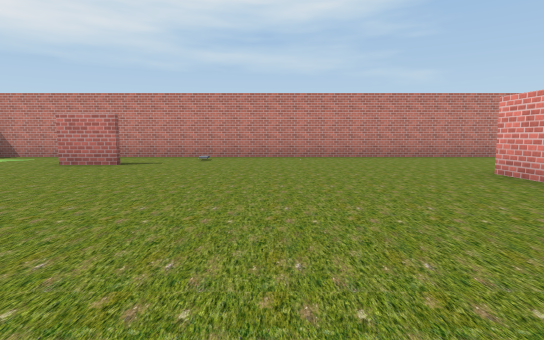
View 1 (above)

23 first-person views from a walk through a 3-D level made in the Unity game engine. The camera is 1.2 m above the floor, tilts 6° down and sees 80° across. The floor is counted in squares, 2.4 m on a side. Each view is taken from the middle of a square. On the plan, view 1 faces up. The plan holds only what a view shows up to about 9 squares ahead; the rest is blank. The player is left out. Some surface patterns are stand-ins.

View 2
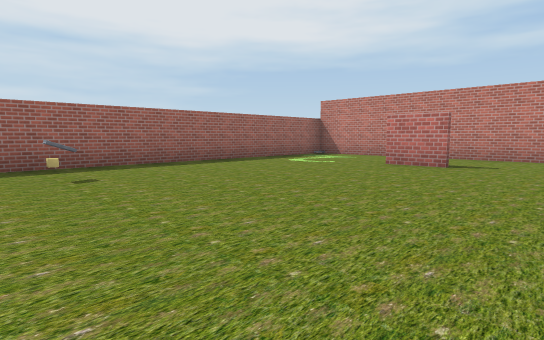

View 3
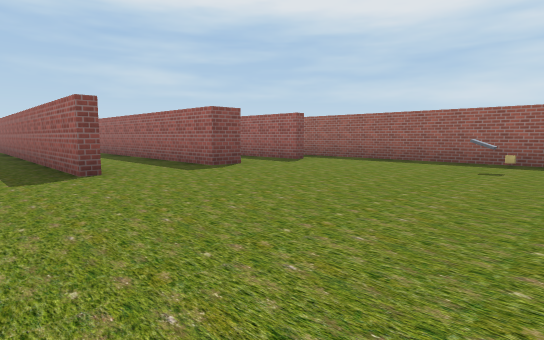

View 4
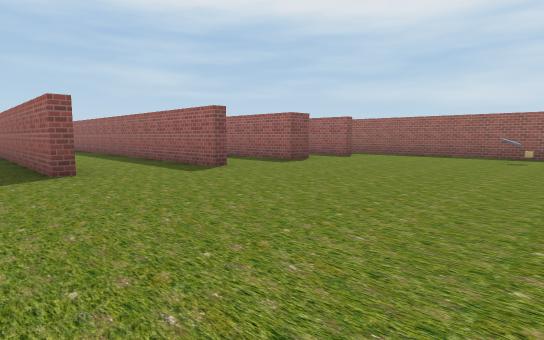

View 5
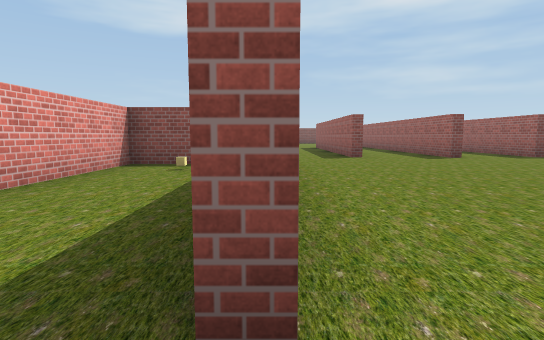

View 6
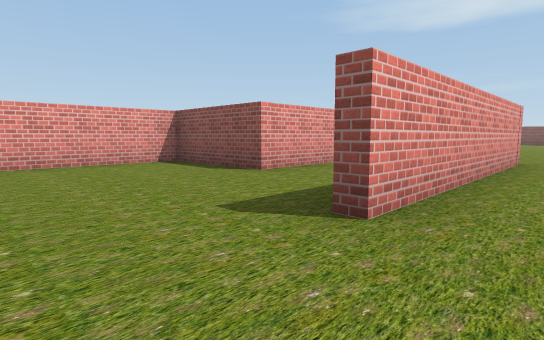

View 7
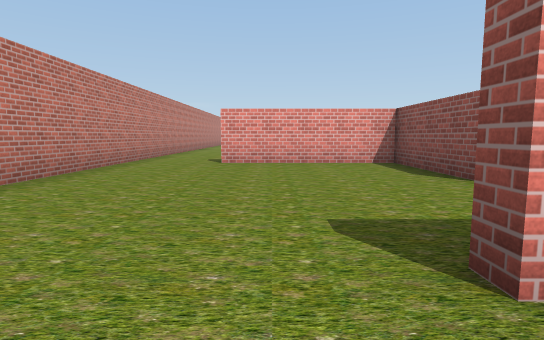

View 8
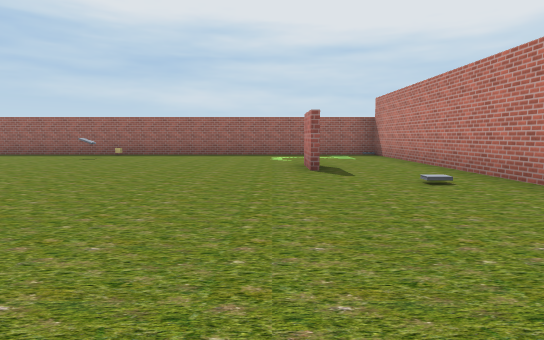

View 9
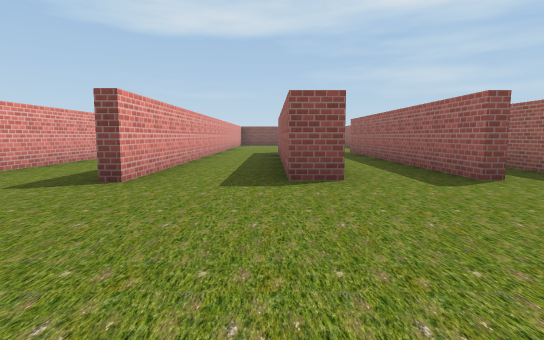

View 10
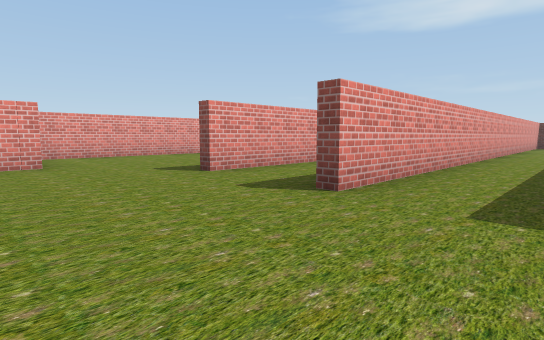

View 11
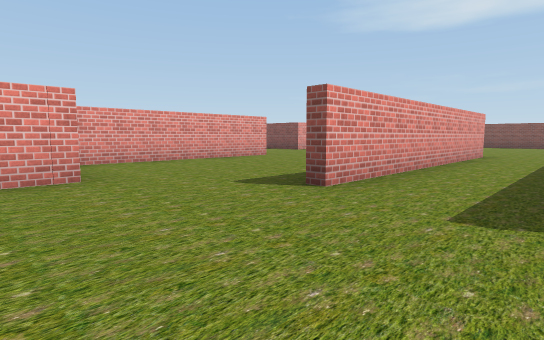

View 12
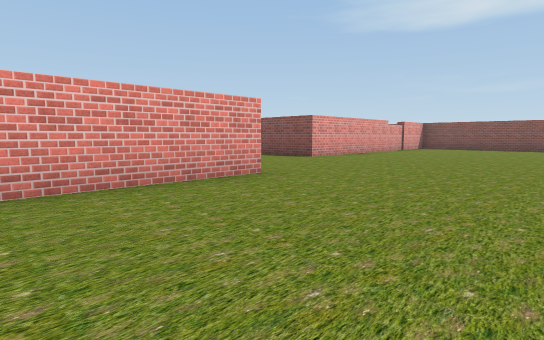

View 13
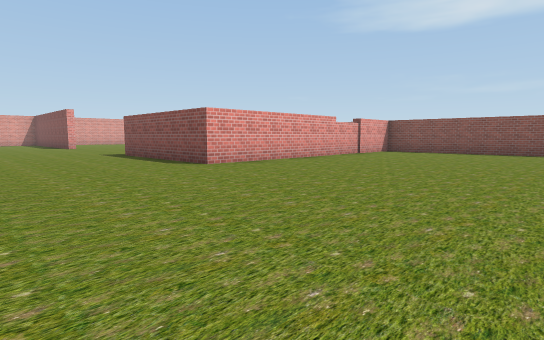

View 14
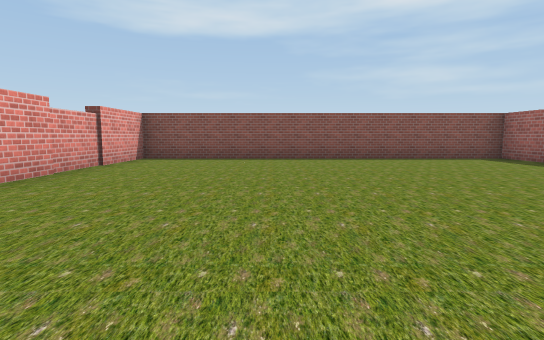

View 15
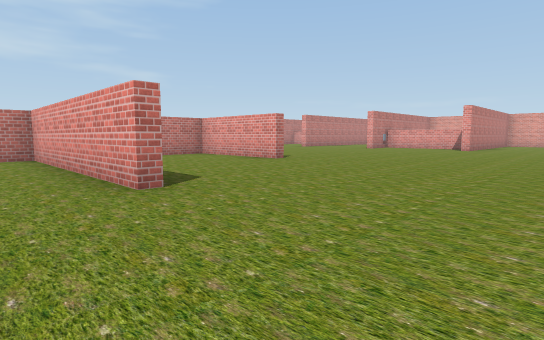

View 16
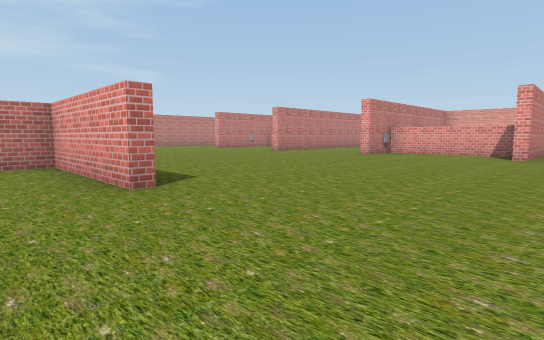

View 17
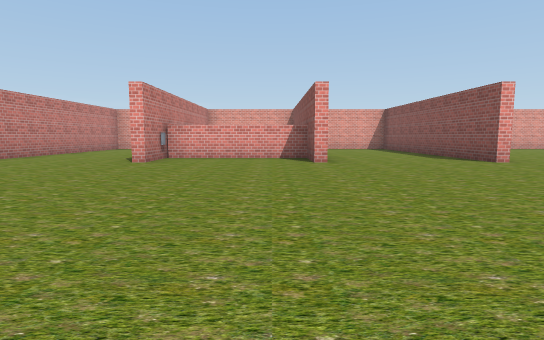

View 18
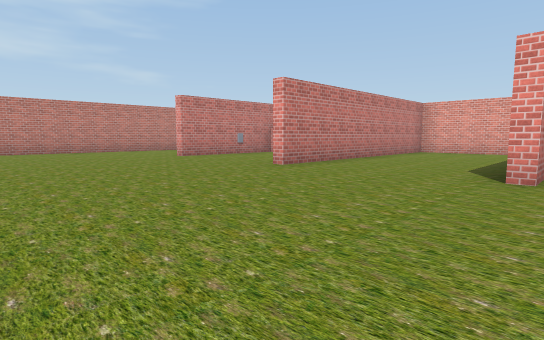

View 19
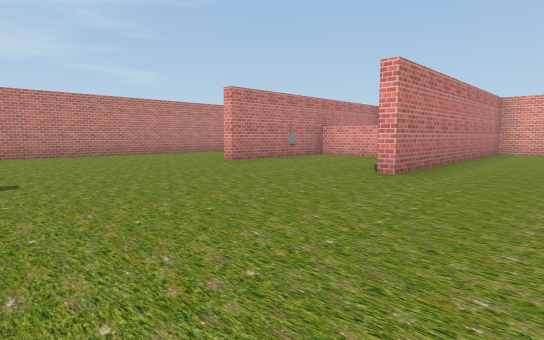

View 20
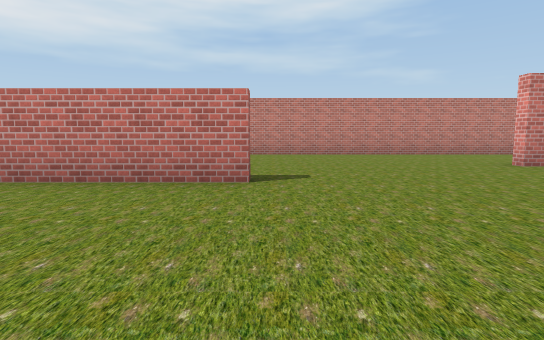

View 21
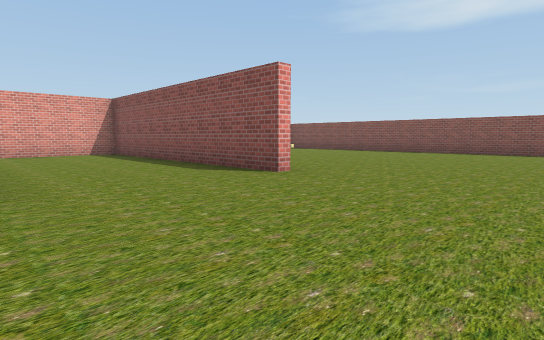

View 22
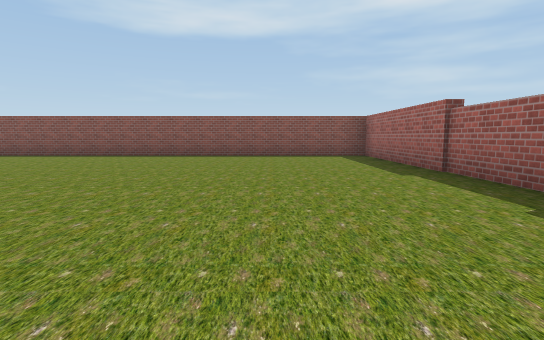

View 23
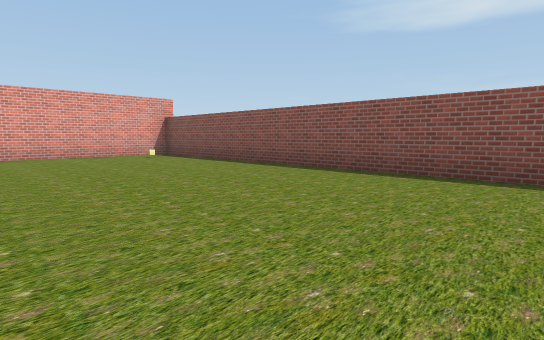

### Floor plan
Points are (right, up) in squares from view 1. A wall is a line through its corners. A room is listed if a view was taken in it or the views show most of it. See-through windows are left out.
Room 1 (views 1, 2, 3, 4, 5, 6, 7, 8, 9, 10, 11)
walls: (-1.1, -2.4) (-1.1, -8.6); (2.9, -1.1) (2.9, 4.4); (-3.9, -2.6) (-3.2, -2.6) (-3.2, -7.6); (-2.6, 5.6) (-3.8, 5.6); (-5.4, -2.5) (-5.4, -8); (4.4, -0.7) (5.5, -0.7) (5.5, 2.7) (8, 2.7) (8, 6); (-1.4, -8.5) (-1.4, -2.4); (0.9, -8.9) (0.9, -2.6); (7.4, 7.7) (-6.8, 7.7) (-6.8, -4.2)
ways out: opening at (0, -9) to room 2; opening at (2, -2) to room 2; opening at (8, 6.5) to room 2; opening at (-4, -8)
objects: other object (-6, 1); other object (-5, 1); other object (4, 0)
Room 2 (views 12, 13, 14, 15, 16, 17, 18, 19, 20, 21, 22, 23)
walls: (9.2, -4) (9.2, -1) (7.9, -1); (16.1, -5.8) (17.4, -5.8) (17.4, -2.6) (16.1, -2.6); (10.6, -10.9) (10.6, -16.3) (22.4, -16.3) (22.4, -12.6); (16.1, -9.3) (22.4, -9.3) (22.4, -6.8); (18.8, -6) (16.1, -6); (5.2, -6.1) (5.2, -1); (11.9, 2.5) (9, 2.5); (19.2, 2.6) (19.2, 4.3) (16.1, 4.3); (22.4, -1.4) (22.4, 0.8) (16.1, 0.8); (1.1, -2.5) (1.1, -8); (-1.1, -8.6) (-1.1, -9.8); (18.6, 7.7) (7.4, 7.7); (-1.1, -15) (-1.1, -16.3) (6.9, -16.3) (6.9, -9.3) (10.6, -9.3)
ways out: opening at (0, -9) to room 1; opening at (2, -2) to room 1; opening at (8, 6.5) to room 1
objects: other object (17, -3); other object (18, 4); other object (21, -15)

Where each view was taken, in squares from view 1:
view 1: 0 up, 0 right, facing up
view 2: 0 up, 1 left, facing up-left
view 3: 2 up, 0 right, facing down-left
view 4: 2 up, 2 right, facing down-left
view 5: 5 up, 3 right, facing down
view 6: 6 up, 2 right, facing down-right
view 7: 5 up, 2 right, facing right
view 8: 5 up, 2 right, facing left
view 9: 1 up, 3 left, facing down
view 10: 0 up, 3 left, facing down-right
view 11: 0 up, 1 left, facing down-right
view 12: 3 down, 2 right, facing down-right
view 13: 6 down, 2 right, facing down-right
view 14: 9 down, 4 right, facing down
view 15: 9 down, 4 right, facing up-right
view 16: 7 down, 8 right, facing up-right
view 17: 5 down, 10 right, facing right
view 18: 3 down, 12 right, facing up-right
view 19: 1 down, 12 right, facing up-right
view 20: 1 down, 12 right, facing up
view 21: 6 down, 13 right, facing down-right
view 22: 8 down, 13 right, facing down
view 23: 12 down, 14 right, facing down-right
